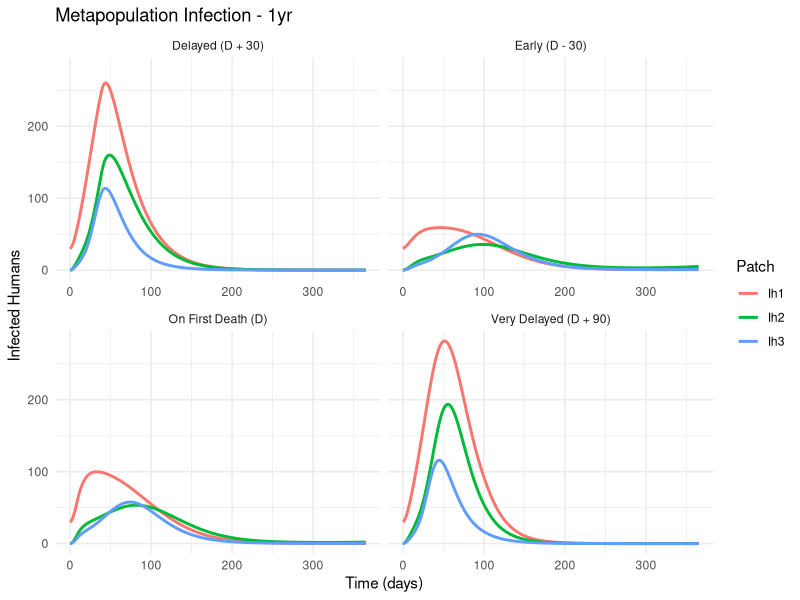
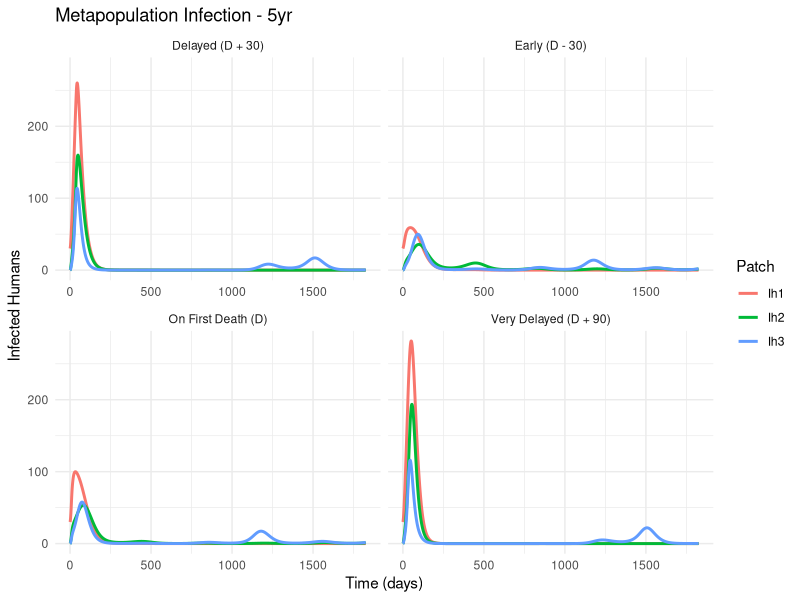
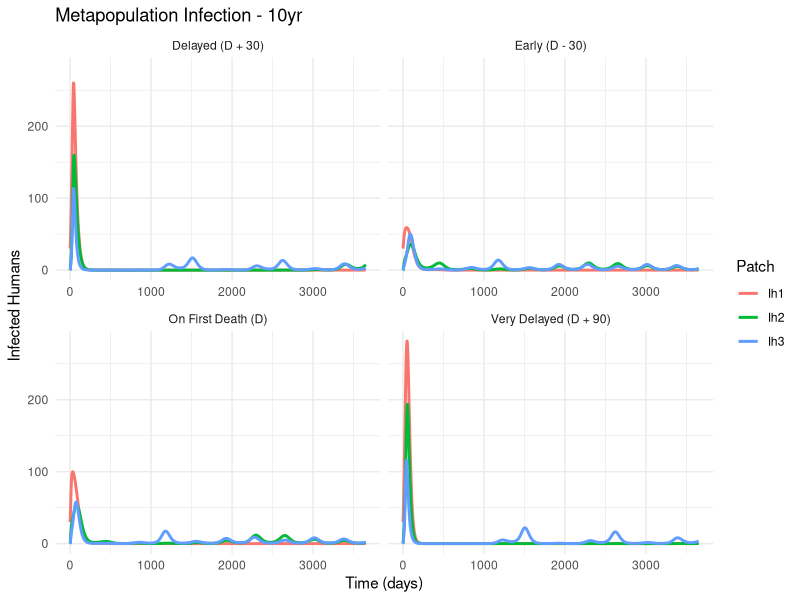

Generate these figures, in order, with R:
library(deSolve)
library(ggplot2)
library(dplyr)
library(tidyr)


metapop_bednets_model <- function(t, state, parameters) {
  with(as.list(c(state, parameters)), {
    np <- length(patches)
    
    Sh <- state[patch_indices("Sh")]
    Eh <- state[patch_indices("Eh")]
    Ih <- state[patch_indices("Ih")]
    Rh <- state[patch_indices("Rh")]
    Sv <- state[patch_indices("Sv")]
    Ev <- state[patch_indices("Ev")]
    Iv <- state[patch_indices("Iv")]
    Dh <- state[patch_indices("Dh")]
    
    Nh <- Sh + Eh + Ih + Rh
    Nv <- Sv + Ev + Iv
    
    # Seasonal biting rate and birth rate
    alpha_t <- alpha * (1 + A * cos(2 * pi * t / T + phi))
    b_v_t   <- b_v * (1 + A_b * cos(2 * pi * t / T + phi_b))
    
    # Bed net effect
    eta_t <- ifelse(t >= t_intv, eta, 0)
    alpha_eff <- (1 - eta_t) * alpha_t
    
    # Forces of infection
    lambda_h <- f_h * alpha_eff * p_h * Iv / Nh
    lambda_v <- f_h * alpha_eff * p_v * Ih / Nh
    
    # Logistic mosquito birth
    logistic_birth <- b_v_t * Nv * (1 - Nv / K_v)
    
    # Human equations
    dSh <- b_h * Nh - lambda_h * Sh + omega * Rh - mu_h * Sh + inflow(Sh, M) - outflow(Sh, M)
    dEh <- lambda_h * Sh - sigma_h * Eh - mu_h * Eh + inflow(Eh, M) - outflow(Eh, M)
    dIh <- sigma_h * Eh - gamma * Ih - (mu_h + d) * Ih + inflow(Ih, M) - outflow(Ih, M)
    dRh <- gamma * Ih - omega * Rh - mu_h * Rh + inflow(Rh, M) - outflow(Rh, M)
    dDh <- d * Ih
    
    # Vector equations
    dSv <- logistic_birth - lambda_v * Sv - mu_v * Sv + inflow(Sv, Mv) - outflow(Sv, Mv)
    dEv <- lambda_v * Sv - sigma_v * Ev - mu_v * Ev + inflow(Ev, Mv) - outflow(Ev, Mv)
    dIv <- sigma_v * Ev - mu_v * Iv + inflow(Iv, Mv) - outflow(Iv, Mv)
    
    return(list(c(dSh, dEh, dIh, dRh, dSv, dEv, dIv, dDh)))
  })
}



patch_indices <- function(var) {
  start <- match(var, c("Sh", "Eh", "Ih", "Rh", "Sv", "Ev", "Iv", "Dh"))
  return(((start - 1) * np + 1):(start * np))
}

inflow <- function(vec, M) as.vector(t(M) %*% vec)
outflow <- function(vec, M) as.vector(M %*% vec)

np <- 3
patches <- 1:np
M <- matrix(c(
  0.9, 0.05, 0.05,
  0.05, 0.9, 0.05,
  0.05, 0.05, 0.90
), nrow = np, byrow = TRUE)
Mv <- M

base_parameters <- list(
  b_h = 1.1e-5, b_v = 0.25,
  f_h = 0.6, alpha = 0.8,
  p_h = 0.2, p_v = 0.5,
  sigma_h = 1/10, sigma_v = 1/15,
  gamma = 1/20, omega = 0.0009,
  mu_h = 1.1e-5, mu_v = 0.1,
  d = 0.003, eta = 0.6,
  K_v = 5000, t_intv = Inf,
  np = np, patches = patches,
  M = M, Mv = Mv,
  A = 0.3,      # amplitude for biting seasonality
  T = 365,      # period (1 year)
  phi = 0,      # phase for biting
  A_b = 0.2,    # amplitude for mosquito birth seasonality
  phi_b = 0     # phase for mosquito birth
)


init <- rep(0, 8 * np)
names(init) <- c(paste0("Sh", 1:np), paste0("Eh", 1:np), paste0("Ih", 1:np),
                 paste0("Rh", 1:np), paste0("Sv", 1:np), paste0("Ev", 1:np),
                 paste0("Iv", 1:np), paste0("Dh", 1:np))

init[c("Sh1", "Eh1", "Ih1", "Rh1", "Sv1", "Ev1", "Iv1")] <- c(1000, 20, 30, 0, 6000, 150, 100)
init[c("Sh2", "Eh2", "Ih2", "Rh2", "Sv2", "Ev2", "Iv2")] <- c(600, 0, 0, 0, 4000, 80, 40)
init[c("Sh3", "Eh3", "Ih3", "Rh3", "Sv3", "Ev3", "Iv3")] <- c(300, 0, 0, 0, 2000, 50, 25)
init[paste0("Dh", 1:np)] <- 0

# ------------------------------------------
# Simulation Loop
# ------------------------------------------
all_runs <- list()
time_horizons <- list("1yr" = 365, "5yr" = 1825, "10yr" = 3650)

for (label in names(time_horizons)) {
  maxtime <- time_horizons[[label]]
  times <- seq(0, maxtime, 1)
  para <- base_parameters
  para$t_intv <- Inf
  
  baseline <- ode(y = init, times = times, func = metapop_bednets_model, parms = para, method = "ode45")
  baseline_df <- as.data.frame(baseline)
  first_death_day <- which(baseline_df$Dh1 >= 1)[1] - 1
  if (is.na(first_death_day)) next
  
  timings <- list(
    "Early (D - 30)" = max(0, first_death_day - 30),
    "On First Death (D)" = first_death_day,
    "Delayed (D + 30)" = first_death_day + 30,
    "Very Delayed (D + 90)" = first_death_day + 90
  )
  
  scenarios <- lapply(names(timings), function(name) {
    para$t_intv <- timings[[name]]
    sim <- ode(y = init, times = times, func = metapop_bednets_model, parms = para, method = "ode45")
    df <- as.data.frame(sim)
    df$scenario <- name
    df$time_horizon <- label
    return(df)
  })
  
  all_runs[[label]] <- do.call(rbind, scenarios)
}

meta_df <- do.call(rbind, all_runs)

# ------------------------------------------
# Plot Results
# ------------------------------------------
meta_long <- meta_df %>%
  select(time, scenario, time_horizon, Ih1, Ih2, Ih3) %>%
  pivot_longer(cols = starts_with("Ih"), names_to = "Patch", values_to = "Infected") %>%
  mutate(Patch = factor(Patch, levels = c("Ih1", "Ih2", "Ih3")))

for (h in unique(meta_long$time_horizon)) {
  df <- meta_long %>% filter(time_horizon == h)
  p <- ggplot(df, aes(x = time, y = Infected, color = Patch)) +
    geom_line(size = 1) +
    facet_wrap(~ scenario, scales = "free_x") +
    labs(title = paste("Metapopulation Infection -", h),
         x = "Time (days)", y = "Infected Humans") +
    theme_minimal()
  print(p)
}

# ------------------------------------------
# Summary Statistics
# ------------------------------------------
summary_stats <- meta_df %>%
  group_by(scenario, time_horizon) %>%
  summarise(
    total_deaths_patch1 = round(max(Dh1)),
    total_deaths_patch2 = round(max(Dh2)),
    total_deaths_patch3 = round(max(Dh3)),
    
    peak_Ih_patch1 = round(max(Ih1)),
    peak_Ih_patch2 = round(max(Ih2)),
    peak_Ih_patch3 = round(max(Ih3)),
    
    peak_day_patch1 = time[which.max(Ih1)],
    peak_day_patch2 = time[which.max(Ih2)],
    peak_day_patch3 = time[which.max(Ih3)],
    
    first_death_patch1 = min(time[which(Dh1 >= 1)]),
    first_death_patch2 = min(time[which(Dh2 >= 1)]),
    first_death_patch3 = min(time[which(Dh3 >= 1)]),
    
    .groups = "drop"
  )


print(summary_stats)
